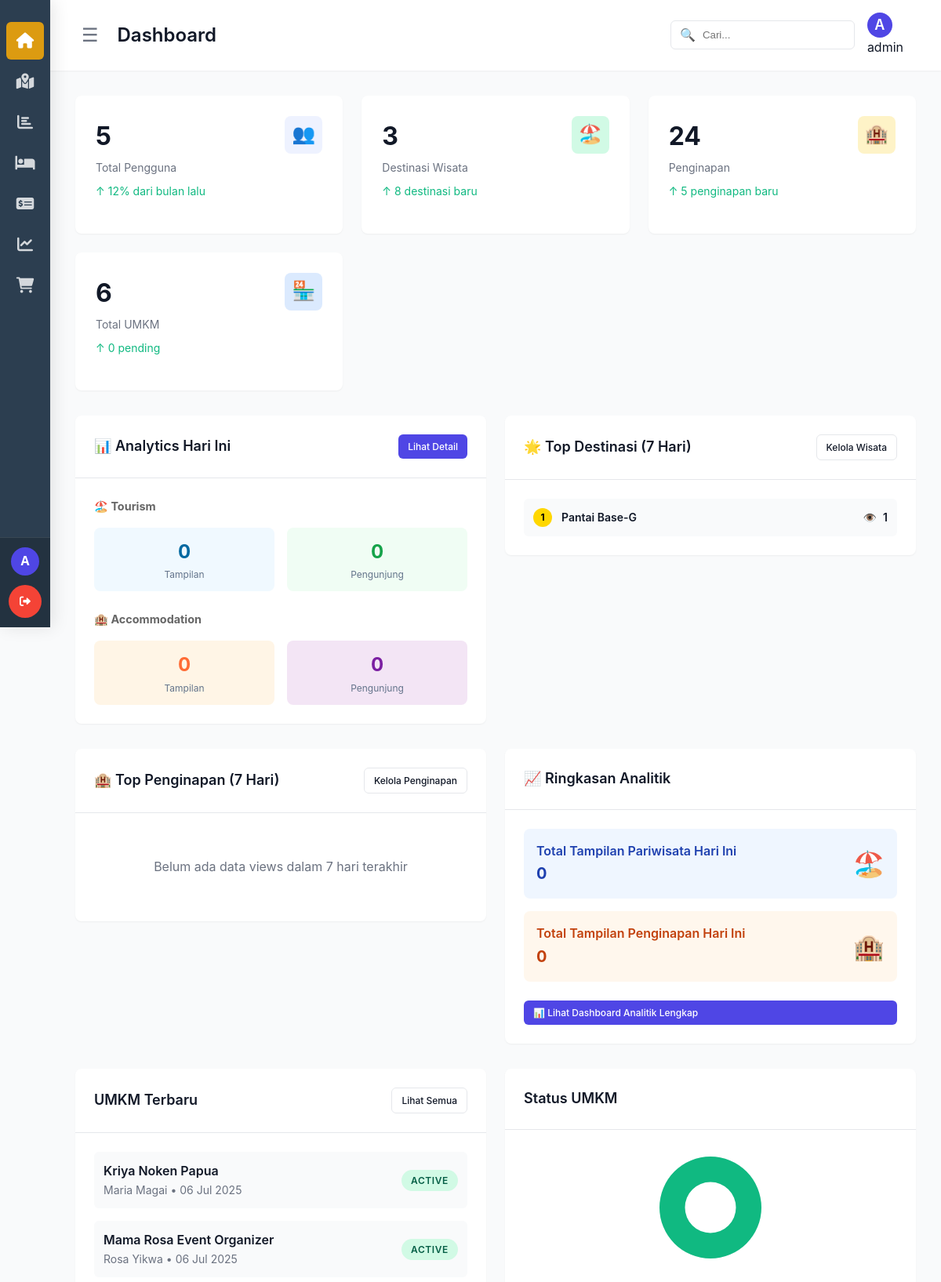
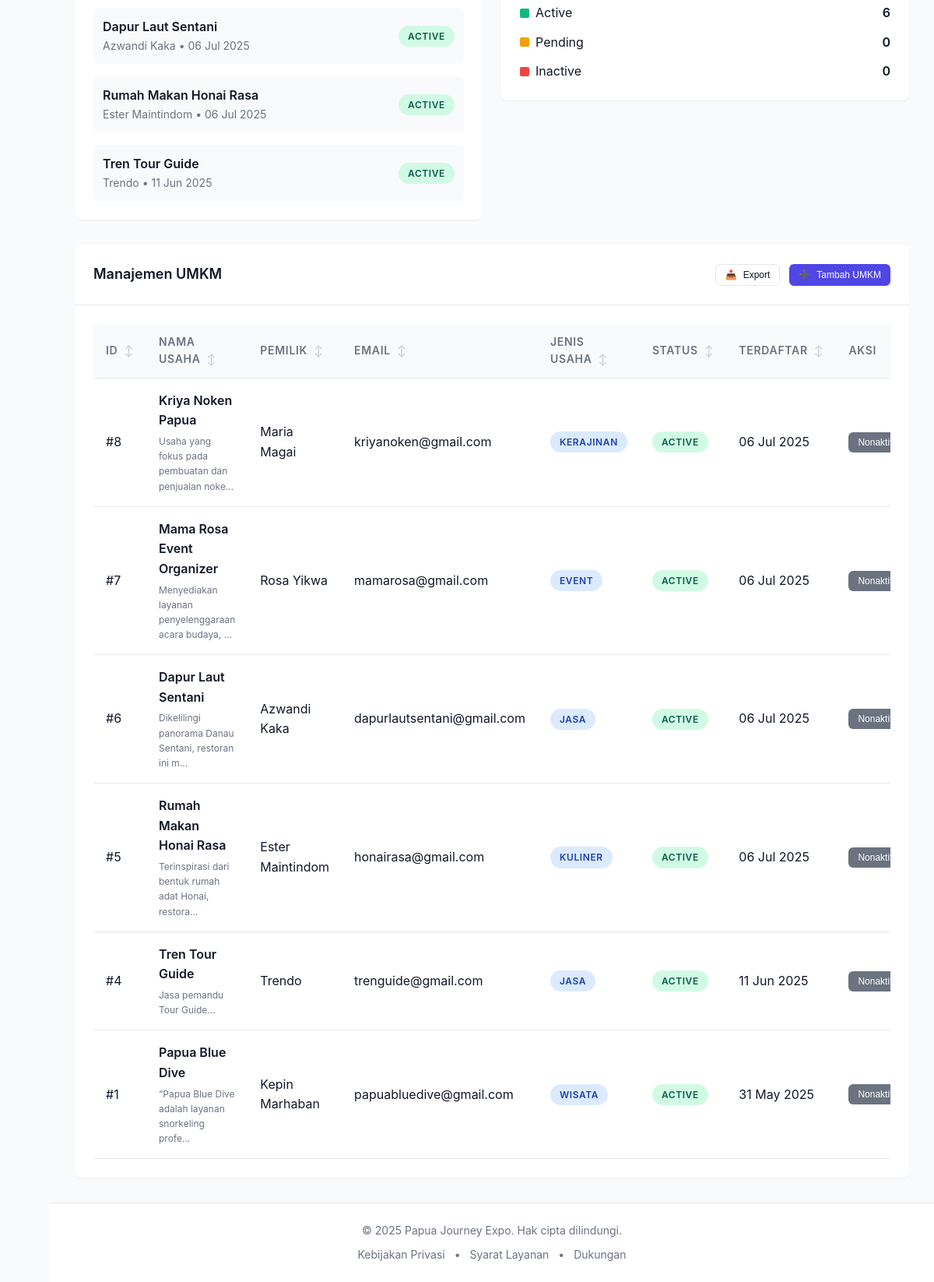
The page /admin/index.php (signed in) on the database its author committed (2 pictures, top to bottom).
### tables this page shows
CREATE TABLE `wisata` (
  `id` int(11) NOT NULL,
  `judul` varchar(255) NOT NULL,
  `deskripsi` text NOT NULL,
  `harga` decimal(10,2) NOT NULL,
  `kategori` enum('budaya','alam') NOT NULL,
  `alamat` text NOT NULL,
  `jam_buka` varchar(100) NOT NULL,
  `photo` varchar(255) NOT NULL,
  `created_at` timestamp NOT NULL DEFAULT current_timestamp(),
  `updated_at` timestamp NOT NULL DEFAULT current_timestamp() ON UPDATE current_timestamp()
);

CREATE TABLE `umkm` (
  `id` int(11) NOT NULL,
  `email` varchar(100) NOT NULL,
  `password` varchar(255) NOT NULL,
  `business_name` varchar(100) NOT NULL,
  `owner_name` varchar(100) NOT NULL,
  `phone` varchar(20) NOT NULL,
  `address` text NOT NULL,
  `business_type` enum('jasa','event','kuliner','kerajinan','wisata') NOT NULL,
  `description` text DEFAULT NULL,
  `profile_image` varchar(255) DEFAULT 'default-umkm.jpg',
  `status` enum('pending','active','inactive') DEFAULT 'pending',
  `created_at` timestamp NOT NULL DEFAULT current_timestamp(),
  `updated_at` timestamp NOT NULL DEFAULT current_timestamp() ON UPDATE current_timestamp()
);

### admin/index.php (the view, shortened to what the rows shown need)
    <?php
$db = getDbConnection();
$top_destinations_stmt = $db->prepare("
    SELECT
        w.id,
        w.judul,
        COUNT(wv.id) as view_count
    FROM wisata w
    LEFT JOIN wisata_views wv ON w.id = wv.wisata_id
    WHERE wv.view_date >= DATE_SUB(NOW(), INTERVAL 7 DAY)
    GROUP BY w.id
    ORDER BY view_count DESC
    LIMIT 5
");
$top_destinations_stmt->execute();
$top_destinations = $top_destinations_stmt->get_result()->fetch_all(MYSQLI_ASSOC);
$recent_umkm_stmt = $db->prepare("SELECT * FROM umkm ORDER BY created_at DESC LIMIT 5");
$recent_umkm_stmt->execute();
$recent_umkm = $recent_umkm_stmt->get_result()->fetch_all(MYSQLI_ASSOC);
$umkm_stmt = $db->prepare("SELECT * FROM umkm ORDER BY created_at DESC");
$umkm_stmt->execute();
$umkm_list = $umkm_stmt->get_result()->fetch_all(MYSQLI_ASSOC);
?>
<!DOCTYPE html>
<html lang="id">
<head>
    <link rel="stylesheet" href="sidebar.css">
    <link rel="stylesheet" href="admin.css">
</head>
<body>
    <div class="admin-wrapper">
        <?php include 'components/sidebar.php'; ?>
        <div class="main-content" id="mainContent">
            <?php include 'components/header.php'; ?>
            <div class="content-wrapper">
                <div class="grid grid-2" style="margin-bottom: 2rem;">
                    <div class="card">
                        <div class="card-body">
                            <?php if (empty($top_destinations)): ?>
                                <p style="color: var(--text-secondary); text-align: center; padding: 2rem 0;">
                                    Belum ada data views dalam 7 hari terakhir
                                </p>
                            <?php else: ?>
                                <div style="display: flex; flex-direction: column; gap: 0.75rem;">
                                    <?php foreach ($top_destinations as $index => $dest): ?>
                                        <div style="display: flex; justify-content: space-between; align-items: center; padding: 0.75rem; border-radius: 0.375rem; background: #F9FAFB;">
                                            <div style="display: flex; align-items: center; gap: 0.75rem;">
                                                <div style="width: 24px; height: 24px; background: <?php echo $index === 0 ? '#FFD700' : ($index === 1 ? '#C0C0C0' : ($index === 2 ? '#CD7F32' : '#E5E7EB')); ?>; border-radius: 50%; display: flex; align-items: center; justify-content: center; font-size: 0.75rem; font-weight: bold; color: <?php echo $index < 3 ? '#000' : '#6B7280'; ?>;">
                                                    <?php echo $index + 1; ?>
                                                </div>
                                                <div>
                                                    <div style="font-weight: 600; font-size: 0.875rem;"><?php echo htmlspecialchars($dest['judul']); ?></div>
                                                </div>
                                            </div>
                                            <div style="display: flex; align-items: center; gap: 0.5rem;">
                                                <span style="font-size: 0.875rem; color: #6B7280;">👁️</span>
                                                <span style="font-weight: 600; font-size: 0.875rem;"><?php echo number_format($dest['view_count']); ?></span>
                                            </div>
                                        </div>
                                    <?php endforeach; ?>
                                </div>
                            <?php endif; ?>
                        </div>
                    </div>
                </div>
                <div class="grid grid-2" style="margin-bottom: 2rem;">
                    <div class="card">
                        <div class="card-body">
                            <?php if (empty($recent_umkm)): ?>
                                <p style="color: var(--text-secondary); text-align: center; padding: 2rem 0;">
                                    Belum ada UMKM terdaftar
                                </p>
                            <?php else: ?>
                                <div style="display: flex; flex-direction: column; gap: 1rem;">
                                    <?php foreach ($recent_umkm as $umkm): ?>
                                        <div style="display: flex; justify-content: space-between; align-items: center; padding: 0.75rem; border-radius: 0.375rem; background: #F9FAFB;">
                                            <div>
                                                <div style="font-weight: 600;"><?php echo htmlspecialchars($umkm['business_name']); ?></div>
                                                <div style="font-size: 0.875rem; color: var(--text-secondary);">
                                                    <?php echo htmlspecialchars($umkm['owner_name']); ?> • <?php echo date('d M Y', strtotime($umkm['created_at'])); ?>
                                                </div>
                                            </div>
                                            <span class="badge badge-<?php echo $umkm['status'] == 'active' ? 'success' : ($umkm['status'] == 'pending' ? 'warning' : 'danger'); ?>">
                                                <?php echo ucfirst($umkm['status']); ?>
                                            </span>
                                        </div>
                                    <?php endforeach; ?>
                                </div>
                            <?php endif; ?>
                        </div>
                    </div>
                </div>
                <div class="card">
                    <div class="card-body">
                        <?php if (empty($umkm_list)): ?>
                            <p style="text-align: center; padding: 3rem 0; color: var(--text-secondary);">
                                Belum ada UMKM yang terdaftar.
                            </p>
                        <?php else: ?>
                            <div style="overflow-x: auto;">
                                <table class="data-table">
                                    <thead>
                                        <tr>
                                            <th data-sortable>ID</th>
                                            <th data-sortable>Nama Usaha</th>
                                            <th data-sortable>Pemilik</th>
                                            <th data-sortable>Email</th>
                                            <th data-sortable>Jenis Usaha</th>
                                            <th data-sortable>Status</th>
                                            <th data-sortable>Terdaftar</th>
                                            <th>Aksi</th>
                                        </tr>
                                    </thead>
                                    <tbody>
                                        <?php foreach ($umkm_list as $umkm): ?>
                                            <tr>
                                                <td>#<?php echo $umkm['id']; ?></td>
                                                <td>
                                                    <div>
                                                        <div style="font-weight: 600;"><?php echo htmlspecialchars($umkm['business_name']); ?></div>
                                                        <?php if ($umkm['description']): ?>
                                                            <div style="font-size: 0.75rem; color: var(--text-secondary); margin-top: 0.25rem;">
                                                                <?php echo htmlspecialchars(substr($umkm['description'], 0, 50)) . '...'; ?>
                                                            </div>
                                                        <?php endif; ?>
                                                    </div>
                                                </td>
                                                <td><?php echo htmlspecialchars($umkm['owner_name']); ?></td>
                                                <td><?php echo htmlspecialchars($umkm['email']); ?></td>
                                                <td>
                                                    <span class="badge badge-info">
                                                        <?php echo ucfirst($umkm['business_type']); ?>
                                                    </span>
                                                </td>
                                                <td>
                                                    <span class="badge badge-<?php echo $umkm['status'] == 'active' ? 'success' : ($umkm['status'] == 'pending' ? 'warning' : 'danger'); ?>">
                                                        <?php echo ucfirst($umkm['status']); ?>
                                                    </span>
                                                </td>
                                                <td><?php echo date('d M Y', strtotime($umkm['created_at'])); ?></td>
                                                <td>
                                                    <div class="action-buttons">
                                                        <?php if ($umkm['status'] == 'pending'): ?>
                                                            <form method="POST" style="display: inline;">
                                                                <input type="hidden" name="umkm_id" value="<?php echo $umkm['id']; ?>">
                                                                <input type="hidden" name="status" value="active">
                                                                <button type="submit" name="update_status" class="btn btn-success btn-sm"
                                                                        onclick="return confirmDelete('Setujui UMKM ini?')">
                                                                    Setujui
                                                                </button>
                                                            </form>
                                                            <form method="POST" style="display: inline;">
                                                                <input type="hidden" name="umkm_id" value="<?php echo $umkm['id']; ?>">
                                                                <input type="hidden" name="status" value="inactive">
                                                                <button type="submit" name="update_status" class="btn btn-danger btn-sm"
                                                                        onclick="return confirmDelete('Tolak UMKM ini?')">
                                                                    Tolak
                                                                </button>
                                                            </form>
                                                        <?php elseif ($umkm['status'] == 'active'): ?>
                                                            <form method="POST" style="display: inline;">
                                                                <button type="submit" name="update_status" class="btn btn-secondary btn-sm"
                                                                        onclick="return confirmDelete('Nonaktifkan UMKM ini?')">
                                                                    Nonaktifkan
                                                                </button>
                                                            </form>
                                                        <?php endif; ?>
                                                    </div>
                                                </td>
                                            </tr>
                                        <?php endforeach; ?>
                                    </tbody>
                                </table>
                            </div>
                        <?php endif; ?>
                    </div>
                </div>
            </div>
        </div>
    </div>
</body>
</html>

### rows shown on the page
wisata: judul "Pantai Base-G", view_count "1"
umkm: business_name "Kriya Noken Papua", owner_name "Maria Magai", created_at "06 Jul 2025", status "ACTIVE", id "8", description "Usaha yang fokus pada pembuatan dan penjualan noke", email "kriyanoken@gmail.com", business_type "KERAJINAN"
umkm: business_name "Mama Rosa Event Organizer", owner_name "Rosa Yikwa", created_at "06 Jul 2025", status "ACTIVE", id "7", description "Menyediakan layanan penyelenggaraan acara budaya,", email "mamarosa@gmail.com", business_type "EVENT"
umkm: business_name "Dapur Laut Sentani", owner_name "Azwandi Kaka", created_at "06 Jul 2025", status "ACTIVE", id "6", description "Dikelilingi panorama Danau Sentani, restoran ini m", email "dapurlautsentani@gmail.com", business_type "JASA"
umkm: business_name "Rumah Makan Honai Rasa", owner_name "Ester Maintindom", created_at "06 Jul 2025", status "ACTIVE", id "5", description "Terinspirasi dari bentuk rumah adat Honai, restora", email "honairasa@gmail.com", business_type "KULINER"
umkm: business_name "Tren Tour Guide", owner_name "Trendo", created_at "11 Jun 2025", status "ACTIVE", id "4", description "Jasa pemandu Tour Guide", email "trenguide@gmail.com", business_type "JASA"
umkm: id "1", business_name "Papua Blue Dive", description "“Papua Blue Dive adalah layanan snorkeling profe", owner_name "Kepin Marhaban", email "papuabluedive@gmail.com", business_type "WISATA", status "ACTIVE", created_at "31 May 2025"

### other values the page prints
substr($_SESSION['admin_username'] ?? 'A', 0, 1) "A"
$page_title "Dashboard"
substr($admin_username, 0, 1) "A"
$admin_username "admin"
$total_users "5"
$total_destinations "3"
$total_lodgings "24"
array_sum($umkm_stats) "6"
$umkm_stats['pending'] "0"
$analytics_today['total_views_today'] "0"
$analytics_today['unique_visitors_today'] "0"
$acc_analytics_today['total_views_today'] "0"
$acc_analytics_today['unique_visitors_today'] "0"
$umkm_stats['active'] "6"
$umkm_stats['inactive'] "0"
